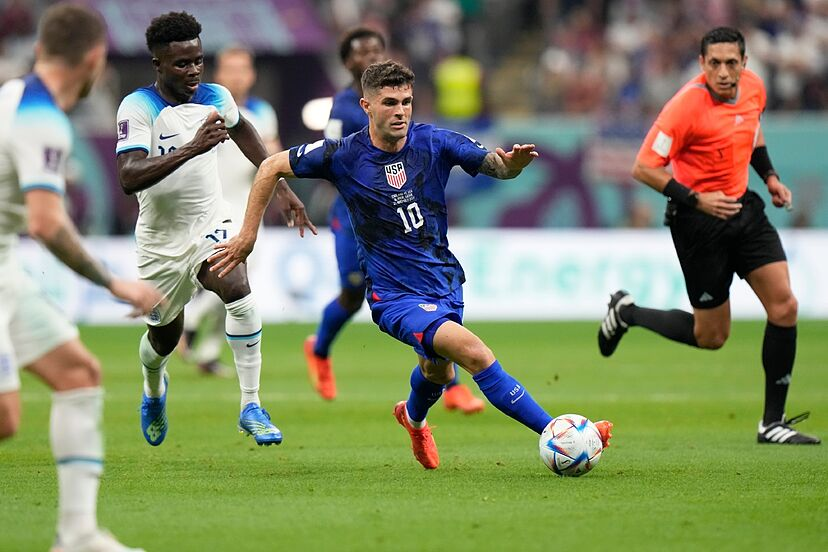
#> input picture OpenCV/Assests/base.jpg, 828 x 552 px, found by its file name
$ python corner.py
#> lines starting #> are read from the running program, lines starting #| are printed output that depends on the picture
import numpy as np
import cv2

image = cv2.imread(r'C:\Users\ginuram\Desktop\Dekstop\30DaysofPython\OpenCV\Assests\base.jpg')
#> image is the input picture: shape (552, 828, 3); mean B, G, R 104.1, 134.6, 127.7

image = cv2.resize(image, (0, 0), fx=0.75, fy=0.75)
#> image: shape (414, 621, 3)
gray_scaled_image = cv2.cvtColor(image, cv2.COLOR_BGR2GRAY) #converting png into grayscale
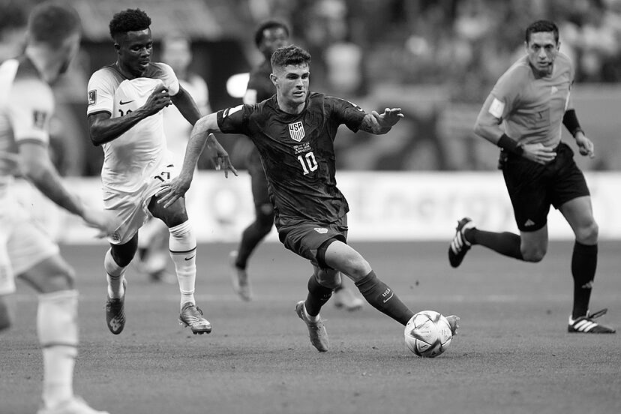
#> gray_scaled_image: shape (414, 621); min 0, max 255, mean 129

'''euclidean distatnce is a measure of how well-separated the detected corners are from each other, A larger minimum distance indicates that
the algorithm has successfully identified distinct corners that are not too close to each other. This is important for tracking purposes,
as it prevents redundancy and ensures that the algorithm is focusing on unique and meaningful corner features.'''

corners = cv2.goodFeaturesToTrack(gray_scaled_image, 100, 0.01, 10) #
#> corners = 100 rows, first 8: [310, 156], [551, 205], [312, 167], [223, 117], [304, 174], [154, 195], [119, 110], [299, 157]
corners = np.intp(corners)

for corner in corners:
    x, y = corner.ravel()
    cv2.circle(image, (x,y), 5, (255, 0, 0), -1)
#> this loop made 100 passes
#> (x, y) on passes 1 to 12: (310, 156), (551, 205), (312, 167), (223, 117), (304, 174), (154, 195), (119, 110), (299, 157), (168, 178), (164, 91), (573, 321), (154, 177)
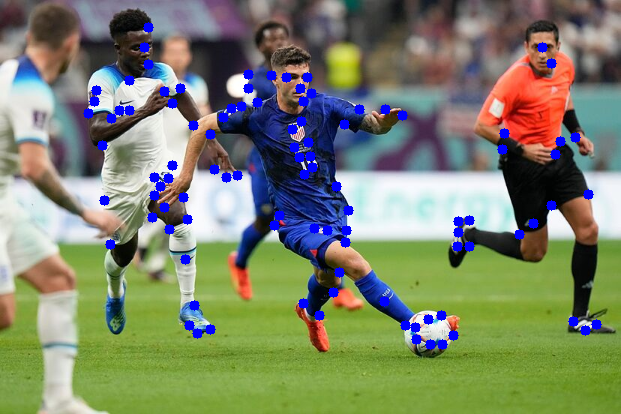
#> image: shape (414, 621, 3); mean B, G, R 108.1, 130.7, 123.8

cv2.imshow('Image', image)

cv2.waitKey(0)
cv2.destroyAllWindows()

$ run again, with OpenCV/Assests/crowd-1584115_1920-1030x687.jpg copied over OpenCV/Assests/base.jpg
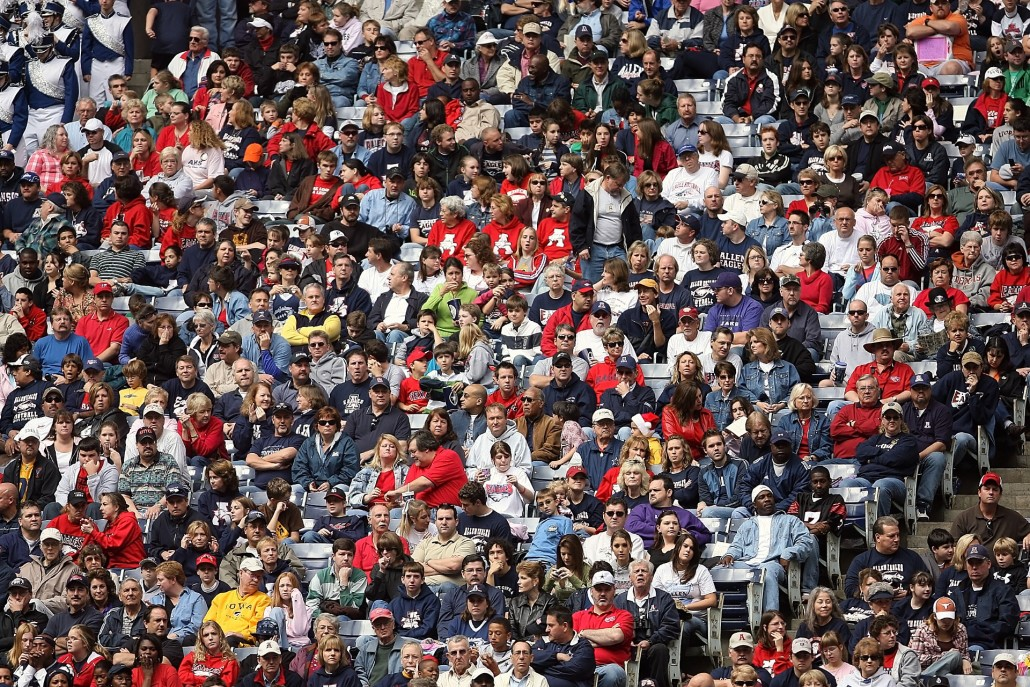
#> input picture OpenCV/Assests/crowd-1584115_1920-1030x687.jpg, 1030 x 687 px, found by its file name
#> image is the input picture: shape (687, 1030, 3); mean B, G, R 86.4, 87, 106.3
#> `gray_scaled_image = cv2.cvtColor(image, cv2.COLOR_BGR2GRAY)`:
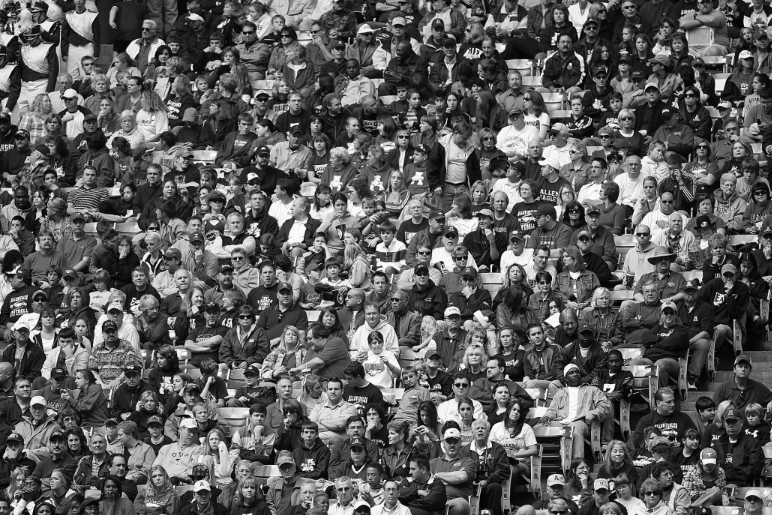
#> gray_scaled_image: shape (515, 772); min 0, max 254, mean 92.7
#> corners = 100 rows, first 8: [570, 63], [614, 384], [584, 74], [507, 375], [555, 33], [754, 436], [309, 248], [222, 173]
#> the loop `for corner in corners:` made 100 passes
#> after the loop `for corner in corners:`:
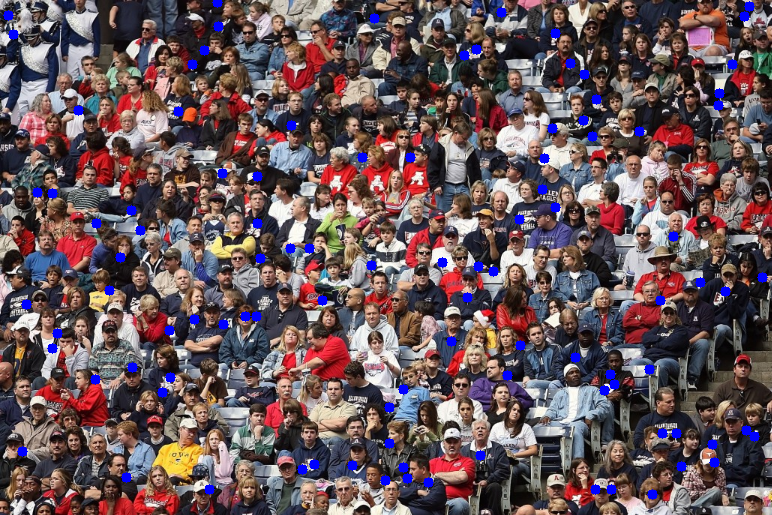
#> image: shape (515, 772, 3); mean B, G, R 89.6, 85.1, 104.3
